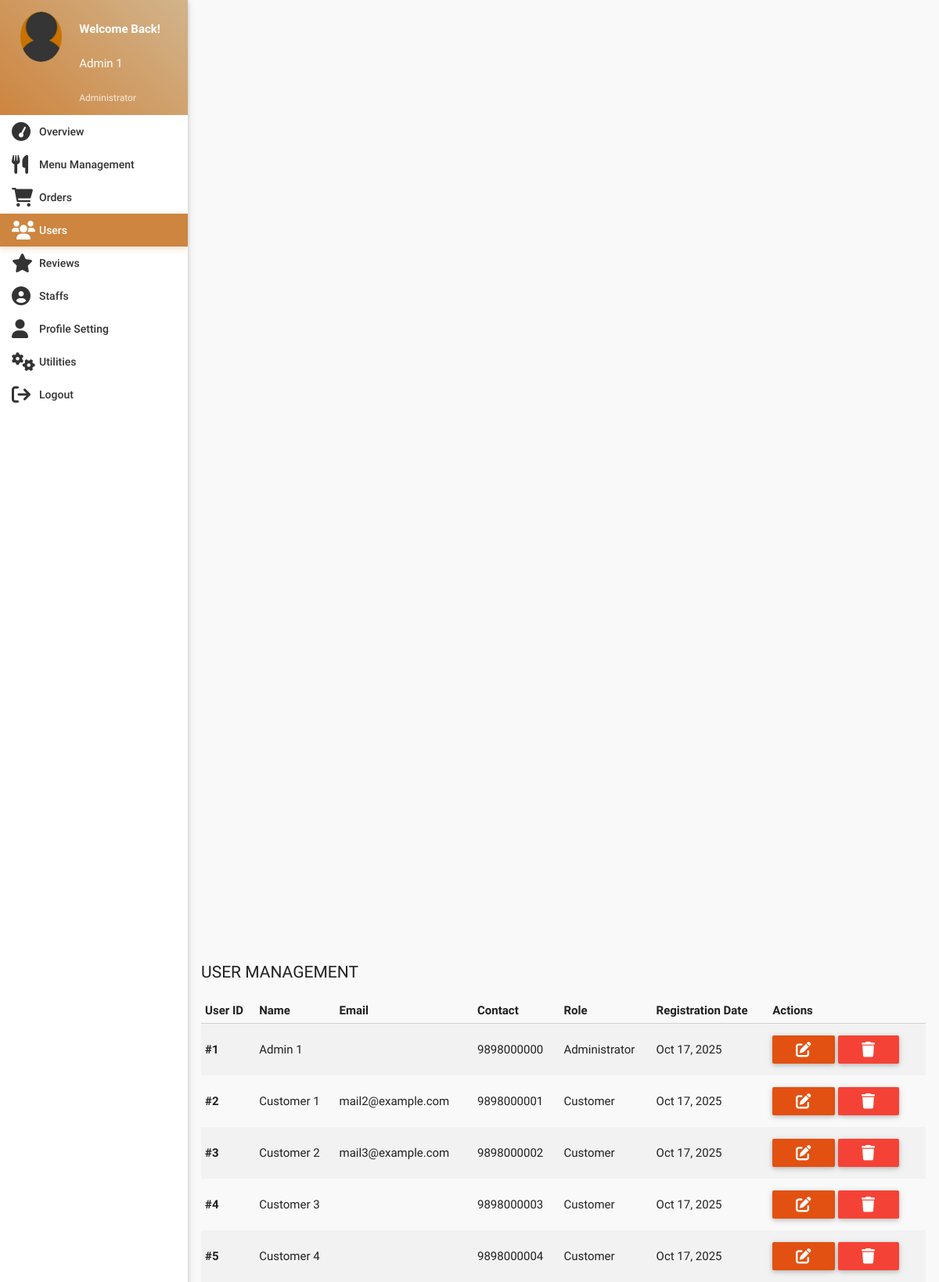
Screenshot of /account/users.php (signed in) with the database file from the repository.
### tables this page shows
CREATE TABLE `users` (
  `id` int(11) NOT NULL,
  `role` varchar(15) NOT NULL DEFAULT 'Customer',
  `name` varchar(15) NOT NULL,
  `username` varchar(10) NOT NULL,
  `password` varchar(16) NOT NULL,
  `email` varchar(35) NULL,
  `address` varchar(300) NULL,
  `contact` bigint(11) NOT NULL,
  `verified` tinyint(1) NOT NULL DEFAULT '0',
  `deleted` tinyint(4) NOT NULL DEFAULT '0',
  `date` timestamp NOT NULL DEFAULT CURRENT_TIMESTAMP
);

### account/users.php (the view, shortened to what this page needs)
<?php
include 'includes/connect.php';
if(isset($_SESSION['admin_sid']) && $_SESSION['admin_sid']==session_id()) {
    $sql = mysqli_query($con, "SELECT * FROM users");
?>
<!DOCTYPE html>
<html lang="en">
<head>
  <link href="css/materialize.min.css" rel="stylesheet">
  <link href="css/style.min.css" rel="stylesheet">
  <link href="css/custom/custom.min.css" rel="stylesheet">
  <link href="css/admin-custom.css" rel="stylesheet">
  <link href="https://cdnjs.cloudflare.com/ajax/libs/font-awesome/6.0.0/css/all.min.css" rel="stylesheet">
</head>
<body class="fix-header">
  <div class="preloader">
    <svg class="circular" viewBox="25 25 50 50">
      <circle class="path" cx="50" cy="50" r="20" fill="none" stroke-width="2" stroke-miterlimit="10" />
    </svg>
  </div>
  <div id="main">
    <div class="wrapper">
      <?php
      include 'includes/sidebar.php';
      ?>
      <section id="content">
        <div class="container">
          <h4 class="header">User Management</h4>
          <table class="striped responsive-table">
            <thead>
              <tr>
                <th>User ID</th>
                <th>Name</th>
                <th>Email</th>
                <th>Contact</th>
                <th>Role</th>
                <th>Registration Date</th>
                <th>Actions</th>
              </tr>
            </thead>
            <tbody>
              <?php while($row = mysqli_fetch_assoc($sql)) { ?>
                <tr>
                  <td><strong>#<?php echo $row['id']; ?></strong></td>
                  <td><?php echo htmlspecialchars($row['name'] ?? ''); ?></td>
                  <td><?php echo htmlspecialchars($row['email'] ?? ''); ?></td>
                  <td><?php echo htmlspecialchars($row['contact'] ?? '-'); ?></td>
                  <td><?php echo htmlspecialchars($row['role'] ?? 'customer'); ?></td>
                  <td><?php echo date('M d, Y', strtotime($row['date'])); ?></td>
                  <td>
                    <a class="btn btn-small waves-effect waves-light" onclick="editUser(<?php echo $row['id']; ?>)">
                      <i class="fa fa-edit"></i>
                    </a>
                    <a class="btn btn-small red waves-effect waves-light" onclick="deleteUser(<?php echo $row['id']; ?>)">
                      <i class="fa fa-trash"></i>
                    </a>
                  </td>
                </tr>
              <?php } ?>
            </tbody>
          </table>
        </div>
      </section>
    </div>
  </div>
</body>
</html>
<?php
}
?>

### rows the page displays
users: id "1", name "Admin 1", contact "9898000000", role "Administrator", date "Oct 17, 2025"
users: id "2", name "Customer 1", email "mail2@example.com", contact "9898000001", role "Customer", date "Oct 17, 2025"
users: id "3", name "Customer 2", email "mail3@example.com", contact "9898000002", role "Customer", date "Oct 17, 2025"
users: id "4", name "Customer 3", contact "9898000003", role "Customer", date "Oct 17, 2025"
users: id "5", name "Customer 4", contact "9898000004", role "Customer", date "Oct 17, 2025"

### other values shown
$name "Admin 1"
$role "Administrator"
